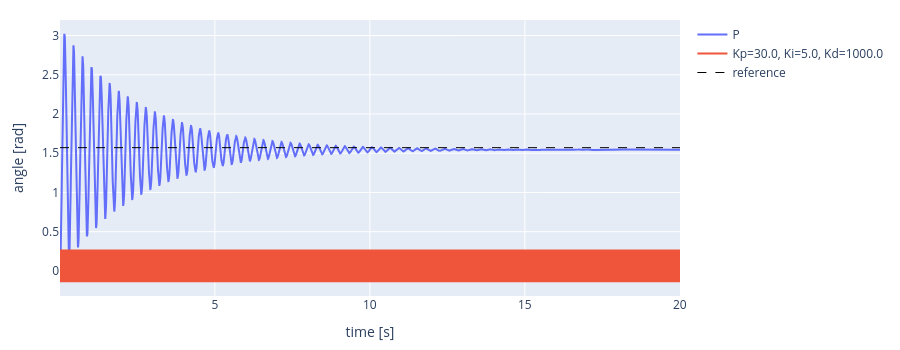
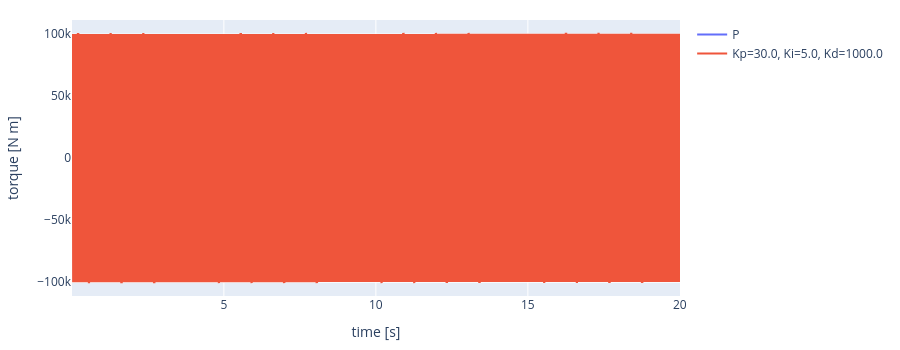

Notebook code for these charts, in order:
### Markdown cell above
### 1.2 PID control

Two more terms, both computed from the error:

- **integral**: the sum of all past errors, each multiplied by the time step;
- **derivative**: how fast the error is changing, from the difference between this error and the previous one.

$$\tau = K_p\, e_k + K_i \sum_{j \le k} e_j\,\Delta t + K_d\, \frac{e_k - e_{k-1}}{\Delta t}$$

> **T2.** Implement the PID control law, then run the cell with $K_i = 0$ first (PD), then with $K_i \neq 0$ (PID).

### Code cell
Kp = 30.0 #TODO
Ki = 5.0 #TODO
Kd = 1000.0 #TODO
duration = 20.0

ctl.reset_joints(pendulum, [motor], [0.0])

error_sum = 0.0                  # for the integral term
error_previous = q_desired - 0.0 # for the derivative term (error at the start)

time_log, angle_log, torque_log = [], [], []
t = 0.0
while t < duration:
    # 1. SENSE
    q = p.getJointState(pendulum, motor)[0]

    # 2. CONTROL
    error = q_desired - q   #TODO
    error_sum += error * DT   #TODO
    error_rate = (- error_previous + error) / DT  #TODO
    
    torque =  Kp * error + Ki * error_sum + Kd * error_rate

    error_previous = error #save for next iteration
    # 3. ACT
    p.setJointMotorControl2(pendulum, motor, p.TORQUE_CONTROL, force=torque)
    p.stepSimulation()
    t = t + DT

    # 4. WAIT
    time.sleep(DT)

    time_log.append(t)
    angle_log.append(q)
    torque_log.append(torque)

label = f"Kp={Kp}, Ki={Ki}, Kd={Kd}"
ctl.plot_series(time_log, {"P": p_angle, label: angle_log}, ylabel="angle [rad]", ref=q_desired)
ctl.plot_series(time_log, {"P": p_torque, label: torque_log}, ylabel="torque [N m]")

### Figure 1 — Plotly figure (JSON) as saved in the notebook; plotly's stock layout.template omitted (floating-point values rounded to 4 significant figures; data arrays with more than 128 entries replaced by an {"elided": "..."} marker saying what was removed)
{"data": [{"line": {"color": "#636EFA"}, "mode": "lines", "name": "P", "type": "scatter", "x": {"elided": "4801 float values"}, "y": {"elided": "4801 float values"}}, {"line": {"color": "#EF553B"}, "mode": "lines", "name": "Kp=30.0, Ki=5.0, Kd=1000.0", "type": "scatter", "x": {"elided": "4801 float values"}, "y": {"elided": "4801 float values"}}, {"line": {"color": "black", "dash": "dash", "width": 1}, "mode": "lines", "name": "reference", "type": "scatter", "x": {"elided": "4801 float values"}, "y": {"elided": "4801 float values"}}], "layout": {"height": 350, "margin": {"b": 50, "l": 60, "r": 20, "t": 20}, "title": {}, "xaxis": {"title": {"text": "time [s]"}}, "yaxis": {"title": {"text": "angle [rad]"}}}}

### Figure 2 — Plotly figure (JSON) as saved in the notebook; plotly's stock layout.template omitted (floating-point values rounded to 4 significant figures; data arrays with more than 128 entries replaced by an {"elided": "..."} marker saying what was removed)
{"data": [{"line": {"color": "#636EFA"}, "mode": "lines", "name": "P", "type": "scatter", "x": {"elided": "4801 float values"}, "y": {"elided": "4801 float values"}}, {"line": {"color": "#EF553B"}, "mode": "lines", "name": "Kp=30.0, Ki=5.0, Kd=1000.0", "type": "scatter", "x": {"elided": "4801 float values"}, "y": {"elided": "4801 float values"}}], "layout": {"height": 350, "margin": {"b": 50, "l": 60, "r": 20, "t": 20}, "title": {}, "xaxis": {"title": {"text": "time [s]"}}, "yaxis": {"title": {"text": "torque [N m]"}}}}
